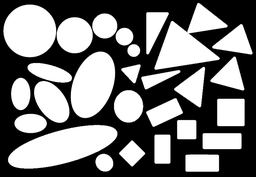
#> input picture mitad1/tareas/v1/salidaFILTRO.png, 256 x 177 px, shrunk from 800 x 554 before the run
$ python Main.py ../../../tareas/v1/salidaFILTRO.png
#> lines starting #> are read from the running program, lines starting #| are printed output that depends on the picture
### mitad1/examen_tumores/1452344/1/Procesamiento.py
import Image, numpy, math, random, ImageDraw

def sobel():
	return ([[-1, 0, 1], [-2, 0, 2], [-1, 0, 1]], \
 			[[1, 2, 1], [0, 0, 0], [-1, -2, -1]])

def obtenerVecinos(x, y, ancho, alto, imagenOriginal):
	vecindad = numpy.zeros((3,3))
	for my in range(y-1, y+2):
		for mx in range(x-1, x+2):
			if mx >= 0 and my >= 0 and mx < ancho and my < alto:
				vecindad[mx-(x-1), my-(y-1)] = imagenOriginal[mx, my][1]
	return vecindad

class Procesamiento:
	def __init__(self, nombreImagen):
#> called with nombreImagen = '../../../tareas/v1/salidaFILTRO.png'
		self.imagen = Image.open(nombreImagen)
#> self.imagen is the input picture: PIL image 256x177 RGB; min 0, max 255, mean 121.8
		self.ancho = self.imagen.size[0]
#> self.ancho = 256
		self.alto = self.imagen.size[1]
#> self.alto = 177
		self.imagenOriginal = (self.imagen.copy()).load()
		print self.imagen.format, self.imagen.size, self.imagen.mode
#| PNG (256, 177) RGB

	def setImagen(self, nombreImagen):
		self.imagen = Image.open(nombreImagen)
		return

	def aplicarFiltro(self, abrir, nombreImagenSalida="salidaFILTRO.png"):
#> called with abrir = False, nombreImagenSalida = 'salidaFILTRO.png'
		print "Aplicando filtro..."
		pixeles = self.imagen.load()

		for x in range(self.ancho):
			for y in range(self.alto):
				vecindad = list() # reiniciamos
				for mx in range(x-1, x+2):
					for my in range(y-1, y+2):
						if mx >= 0 and my >= 0 and mx < self.ancho and my < self.alto:
							vecindad.append(self.imagenOriginal[x, y][0])
				vecindad.sort()
				nuevoPixel =  vecindad[len(vecindad) / 2]
				pixeles[x, y] = (nuevoPixel, nuevoPixel, nuevoPixel)
		self.imagen.save(nombreImagenSalida)

		if abrir:
			self.imagen.show()
		print "listo"
		return

	def aplicarConvolucion(self, abrir, nombreImagenSalida="salidaCONVOLUCION.png"):
#> called with abrir = False, nombreImagenSalida = 'salidaCONVOLUCION.png'
		print "Aplicando convolucion..."
		sobX, sobY = sobel()
		pixeles = self.imagen.load()

		for x in range(self.ancho):
			for y in range(self.alto):
				vecindad = obtenerVecinos(x, y, self.ancho, self.alto, self.imagenOriginal)
				gx = sum(sum(vecindad * sobX))
				gy = sum(sum(vecindad * sobY))

				xm = (gx ** 2)
				ym = (gy ** 2)
				nuevoPixel = int(math.sqrt(xm + ym)) # pitagoras

				if nuevoPixel > 255:
					nuevoPixel = 255
				if nuevoPixel < 0:
					nuevoPixel = 0

				pixeles[x, y] = (nuevoPixel, nuevoPixel, nuevoPixel)
		self.imagen.save(nombreImagenSalida)
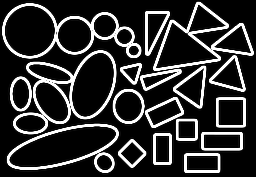
#> saved as salidaCONVOLUCION.png: PIL image 256x177 RGB; min 0, max 255, mean 50

		if abrir:
			self.imagen.show()
		print "listo"
		return

	def aplicarNormalizacion(self, abrir, nombreImagenSalida="salidaNORMALIZACION.png"):
#> called with abrir = False, nombreImagenSalida = 'salidaNORMALIZACION.png'
		print "Aplicando normaliazacion..."
		pixeles = self.imagen.load()

		valores = self.imagen.getextrema() # El minimo y maximo de la imagen
		MIN = valores[0]
		MAX = valores[0][1]
		for i in valores:
			if i[0] < MIN:
				MIN = i[0]
			if i[1] > MAX:
				MAX = i[1]
#> this loop made 1 pass
#> i on pass 1: (0, 255)

		rango = MAX - MIN
		prop = 255.0 / rango

		for y in range(self.alto):
			for x in range(self.ancho):
				nuevoPixel = int(math.floor(pixeles[x, y][1] - MIN) * prop)
				pixeles[x, y] = (nuevoPixel, nuevoPixel, nuevoPixel)
		self.imagen.save(nombreImagenSalida)

		if abrir:
			self.imagen.show()
		print "listo"
		return

	# [126 lines left out: functions aplicarBinarizacion, buscarTumores, not called in this run]


### mitad1/examen_tumores/1452344/1/Main.py
from Procesamiento import Procesamiento
from sys import argv

abrir = False # para abrirla en una ventana la imagen obtenida

def main(nombreImagen, RANGO):

	pro = Procesamiento(nombreImagen)
	# filtro
	pro.aplicarFiltro(abrir)
	# convolucion
	pro.setImagen("salidaFILTRO.png") # imagen base
	pro.aplicarConvolucion(abrir)
	# normalizacion
	pro.setImagen("salidaCONVOLUCION.png") # imagen base
	pro.aplicarNormalizacion(abrir)
	# binarizacion
	pro.setImagen("salidaNORMALIZACION.png") # imagen base
	pro.aplicarBinarizacion(abrir, RANGO)
	# buscar tumores y centro masa
	pro.setImagen("salidaBINARIZADA.png") # receteamos
	pro.buscarTumores(abrir)


###### CALCULO DE TUMORES BASE A DIMENSIONES ######

######## PARAMATROS DEL PROGRAMA #######
# argv[1] =(string) nombre de la imagen
########################################
#> (the run stopped early here; a loop or call above may not have finished)

$ run again, with mitad1/tareas/v1/Untitled.png copied over mitad1/tareas/v1/salidaFILTRO.png
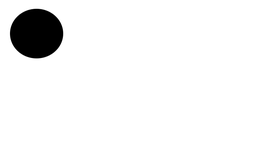
#> input picture mitad1/tareas/v1/Untitled.png, 256 x 160 px, shrunk from 640 x 400 before the run
#> in __init__, self.imagen is the input picture: PIL image 256x160 RGBA; mean R, G, B, A 242.1, 242.1, 242.1, 254.2
#| PNG (256, 160) RGBA
#> in aplicarConvolucion, `self.imagen.save(nombreImagenSalida)`:
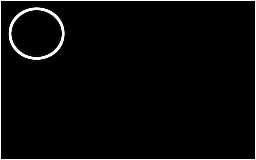
#> saved as salidaCONVOLUCION.png: PIL image 256x160 RGBA; mean R, G, B, A 8.2, 8.2, 8.2, 255
#> the loop in aplicarNormalizacion, `for i in valores:` made 1 pass
#> i on pass 1: (0, 255)

$ run again, with mitad1/tareas/v1/circulo.png copied over mitad1/tareas/v1/salidaFILTRO.png
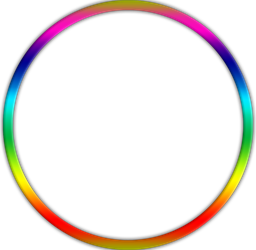
#> input picture mitad1/tareas/v1/circulo.png, 256 x 250 px, shrunk from 992 x 970 before the run
#> in __init__, self.imagen is the input picture: PIL image 256x250 RGBA; mean R, G, B, A 18.1, 12.7, 9.7, 33.7
#| PNG (256, 250) RGBA
#> in aplicarFiltro, `self.imagen.save(nombreImagenSalida)`:
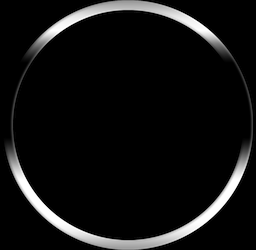
#> saved as salidaFILTRO.png: PIL image 256x250 RGBA; mean R, G, B, A 18.1, 18.1, 18.1, 255
#> in aplicarConvolucion, `self.imagen.save(nombreImagenSalida)`:
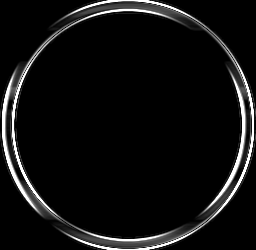
#> saved as salidaCONVOLUCION.png: PIL image 256x250 RGBA; mean R, G, B, A 16.9, 16.9, 16.9, 255
#> the loop in aplicarNormalizacion, `for i in valores:` made 1 pass
#> i on pass 1: (0, 255)
